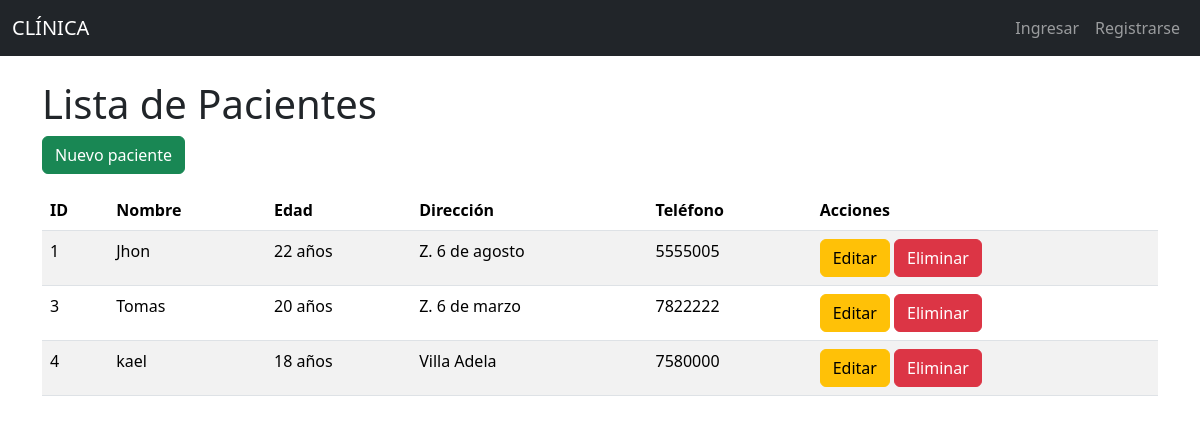
The app's page /pacientes/ with its own data.
### models/paciente_model.py (models this page shows, shortened)
class Paciente(db.Model):
    __tablename__ = "pacientes"
    id = db.Column(db.Integer, primary_key=True)
    nombre = db.Column(db.String(80), nullable=False)
    edad = db.Column(db.Integer, nullable=False)
    direccion = db.Column(db.String(200), nullable=False)
    telefono = db.Column(db.String(20), nullable=False)
    consultas = db.relationship('Consulta', back_populates='paciente')
    @staticmethod
    def get_all():
        return Paciente.query.all()

### controllers/paciente_controller.py (the view)
@paciente_bp.route("/")
def index():
    pacientes = Paciente.get_all()
    return paciente_view.list(pacientes)

### run.py (called while the page is built)
@app.context_processor
def inject_active_path():
    def is_active(path):
        return 'active' if request.path == path else ''
    return(dict(is_active = is_active))

### view/paciente_view.py (called while the page is built)
def list(pacientes):
    return render_template('pacientes/index.html', pacientes=pacientes)

### templates/pacientes/index.html (shortened to what this page needs)
{% extends 'base.html' %}
{% block content %}
<h1>Lista de Pacientes</h1>
<a href="{{ url_for('paciente.create') }}" class="btn btn-success mb-3">Nuevo paciente</a>
<table class="table table-striped">
    <thead>
        <tr>
            <th>ID</th>
            <th>Nombre</th>
            <th>Edad</th>
            <th>Dirección</th>
            <th>Teléfono</th>
            <th>Acciones</th>
        </tr>
    </thead>
    <tbody>
        {% for item in pacientes %}
        <tr>
            <td>{{ item.id }}</td>
            <td>{{ item.nombre }}</td>
            <td>{{ item.edad }} años</td>
            <td>{{ item.direccion }}</td>
            <td>{{ item.telefono }}</td>
            <td>
                <a href="{{ url_for('paciente.edit', id=item.id) }}" class="btn btn-warning">Editar</a>
                <a href="{{ url_for('paciente.delete', id=item.id) }}" class="btn btn-danger">Eliminar</a>
            </td>
        </tr>
        {% endfor %}
    </tbody>
</table>
{% endblock %}

### records on screen
Paciente: id "1", nombre "Jhon", edad "22", direccion "Z. 6 de agosto", telefono "5555005"
Paciente: id "3", nombre "Tomas", edad "20", direccion "Z. 6 de marzo", telefono "7822222"
Paciente: id "4", nombre "kael", edad "18", direccion "Villa Adela", telefono "7580000"
